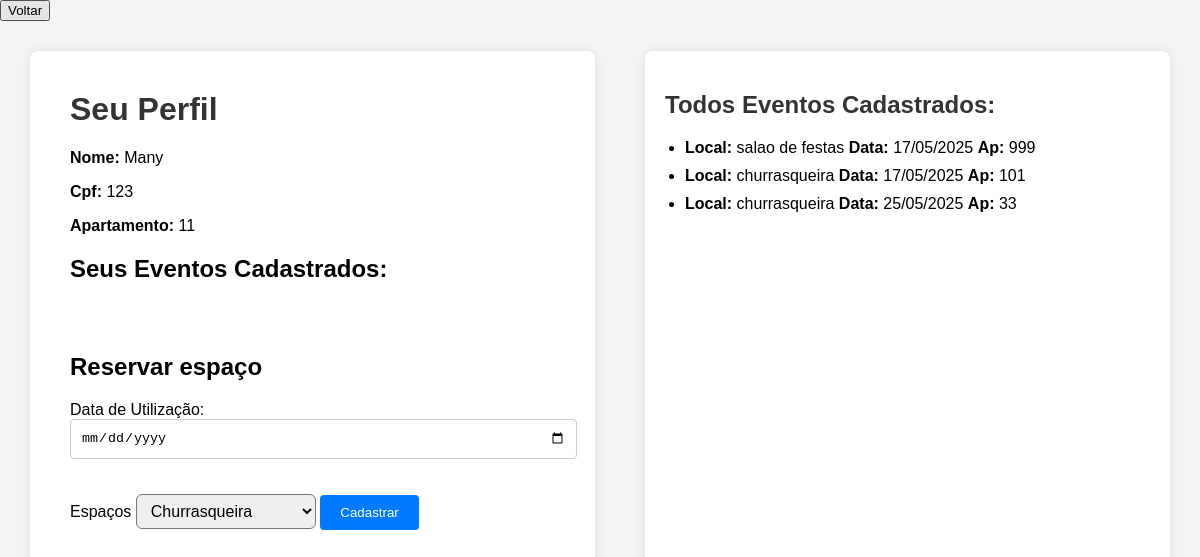
The page /cadastro_evento (signed in) on the database its author committed.
### app.py (models this page shows)
class Espaco(db.Model):
    __tablename__ = 'agendamento_evento'
    id = db.Column(db.Integer, primary_key=True)
    cpf_morador = db.Column(db.Integer, nullable=False)
    data = db.Column(db.DateTime, nullable = False)
    local = db.Column(db.Integer)
    ambientes = db.Column(db.String(50), nullable=False)
    apartamento = db.Column(db.String(10), nullable=False)
    convidados = db.relationship('ConvidadoEvento', backref='evento', cascade='all, delete-orphan')

### app.py (the view)
@app.route('/cadastro_evento', methods=['GET', 'POST'])
def evento():
    nome_usuario = session.get('usuario_nome')
    cpf_morador = session.get('usuario_cpf')
    ap_morador = session.get('usuario_apartamento')
    error = request.args.get('error')
    eventos = Espaco.query.filter_by(cpf_morador=cpf_morador).all()
    todosEventos = Espaco.query.all()
    return render_template('cadastrar_evento.html', nome=nome_usuario , cpf = cpf_morador , apartamento = ap_morador , eventos = eventos , todosEventos = todosEventos , error = error)

### templates/cadastrar_evento.html (shortened to what this page needs)
<!DOCTYPE html>
<html lang="pt-br">
<head>
</head>
<body>
  <button onclick="window.location.href='/pinicial'">Voltar</button>
  <div class="container">
    <div class="formulario">
        <h1>Seu Perfil</h1>
            <div class="perfil-info">
              <p><strong>Nome:</strong> {{ nome }}</p>
              <p><strong>Cpf:</strong> {{ cpf }}</p>
              <p><strong>Apartamento:</strong> {{ apartamento }}</p>
            </div>
            <div class="eventos-cadastrados">
        <h2>Seus Eventos Cadastrados:</h2>
      </div>
          <form method="POST" action="/addEvento" class="espacamento-superior">
          <h2>{{ 'Editar Familiar' if familiar_editado else 'Reservar espaço' }}</h2>
          <label>Data de Utilização:</label>
          <input type="date" name="data_uso" required>
          <label>Espaços </label>
          <select name="select" id="" class="campo-select">
            <option value="churrasqueira">Churrasqueira</option>
          </select>
        <button type="submit">{{ 'Salvar' if familiar_editado else 'Cadastrar' }}</button>
      </form>
    </div>
    <div class="lista-convidados">
      <div class="eventos-cadastrados">
        <h2>Todos Eventos Cadastrados:</h2>
        <ul>
          {% for eventos in todosEventos %}
            <li>
              <strong>Local:</strong> {{ eventos.ambientes }}
              <strong>Data:</strong> {{ eventos.data.strftime('%d/%m/%Y') }}
              <strong>Ap:</strong> {{ eventos.apartamento }}
            </li>
          {% endfor %}
        </ul>
      </div>
    </div>
  </div>
</body>
</html>

### templates/cadastrar_evento.html (style rules this page uses)
body { font-family: Arial, sans-serif; margin: 0; background-color: #f4f4f4; }
.container { display: flex; padding: 30px; gap: 50px; }
.formulario { flex: 1; background-color: #ffffff; padding: 40px; border-radius: 8px; box-shadow: 0 0 10px rgba(0, 0, 0, 0.1); min-height: 80vh; }
.formulario h1 { margin-top: 0; color: #333; }
.formulario input[type="date"] { width: 100%; padding: 10px; margin-bottom: 35px; border-radius: 4px; border: 1px solid #ccc; }
.formulario button { padding: 10px 20px; border: none; background-color: #007BFF; color: white; border-radius: 4px; cursor: pointer; }
.espacamento-superior { margin-top: 70px; }
.campo-select { width: 180px; height: 35px; font-size: 16px; padding: 5px 10px; border-radius: 6px; }
.lista-convidados { flex: 1; background-color: #ffffff; padding: 20px; border-radius: 8px; max-height: 90vh; overflow-y: auto; box-shadow: 0 0 10px rgba(0, 0, 0, 0.1); display: flex; flex-direction: column; }
.eventos-cadastrados { margin-bottom: 30px; }
.eventos-cadastrados ul { list-style-type: disc; padding-left: 20px; }
.eventos-cadastrados li { margin-bottom: 10px; }
.lista-convidados h2 { color: #333; }

### rows shown on the page
Espaco: ambientes "salao de festas", data "17/05/2025", apartamento "999"
Espaco: ambientes "churrasqueira", data "17/05/2025", apartamento "101"
Espaco: ambientes "churrasqueira", data "25/05/2025", apartamento "33"

### other values the page prints
{{ nome }} "Many"
{{ cpf }} "123"
{{ apartamento }} "11"
{{ 'Editar Familiar' if familiar_editado else 'Reservar espaço' }} "Reservar espaço"
{{ 'Salvar' if familiar_editado else 'Cadastrar' }} "Cadastrar"
